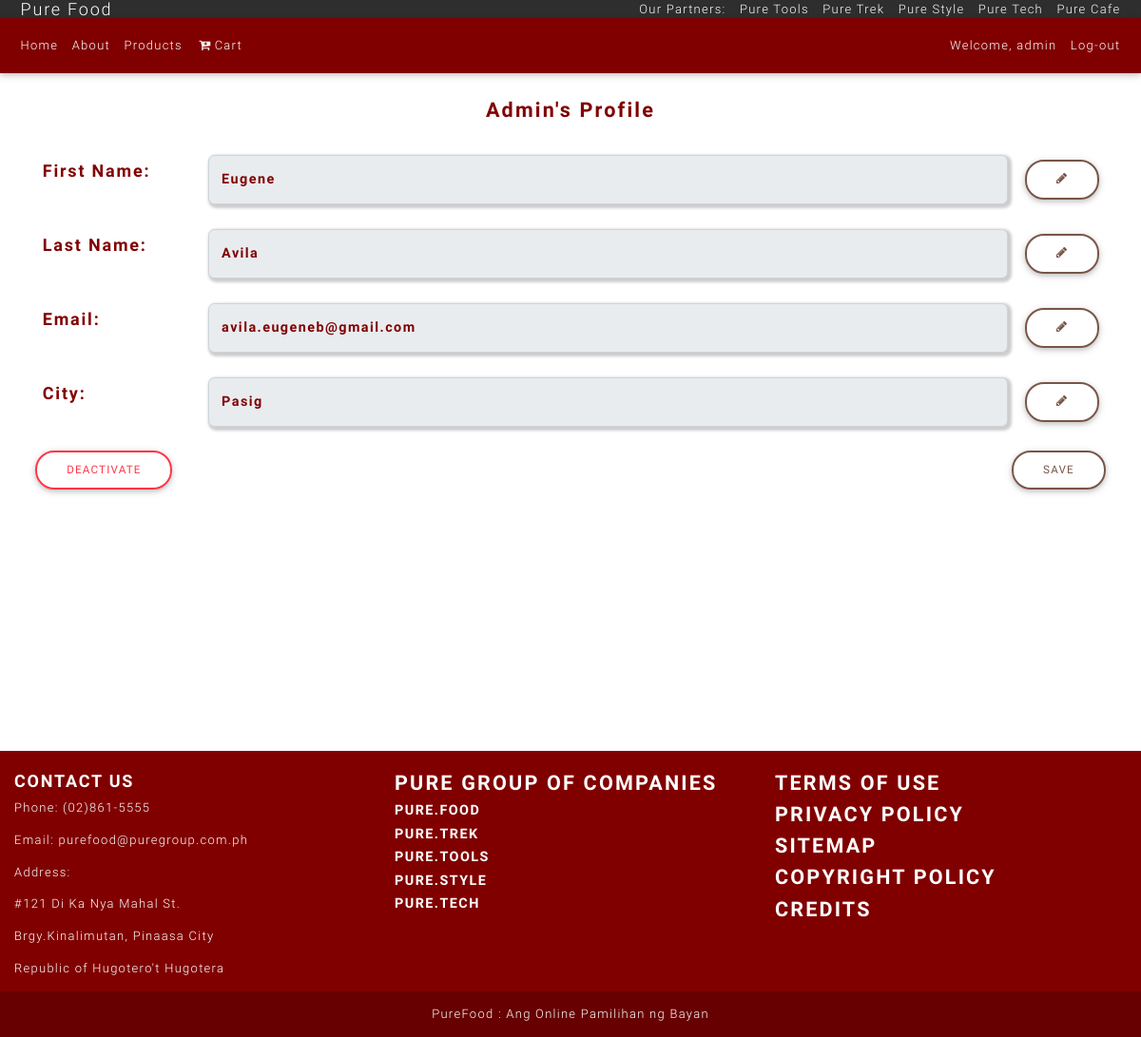
The app's page /profile.php (signed in) with its own data.
### tables this page shows
CREATE TABLE `users` (
  `id` int(11) NOT NULL,
  `userFirstName` varchar(255) DEFAULT NULL,
  `userLastName` varchar(255) DEFAULT NULL,
  `userUid` varchar(255) NOT NULL,
  `userEmail` varchar(255) NOT NULL,
  `userPassword` varchar(255) NOT NULL,
  `userStreet` varchar(255) DEFAULT NULL,
  `userBrgy` varchar(255) DEFAULT NULL,
  `userCity` varchar(255) DEFAULT NULL,
  `userRole` int(11) NOT NULL DEFAULT '2',
  `userStatus` int(11) NOT NULL DEFAULT '1'
);

### profile.php (the view, shortened to what this page needs)
<?php
require_once './partials/heading.php';
require_once './lib/connect.php';
$user = $_SESSION['user'];
$user_qry = "SELECT * FROM users WHERE userUid = '$user'";
$result_user = mysqli_query($conn,$user_qry);
$userinfo = mysqli_fetch_assoc($result_user);
?>
<main class="content">
	<?php
	require_once './partials/navbar.php';
	?>
	<div class="grid profile">
		<p class="h4 text-center mb-4 p-head" data-userid ="<?= $userinfo['id']?>"><?= $userinfo['userUid']?>'s Profile</p>
		<div class="grid userinfo">
			<div class="grid userdetail">
				<h5 class="grid">First Name:</h5>
				<input type="text" name="userFirstName" value="<?= $userinfo['userFirstName']; ?>" readonly class="form-control nice-border" placeholder="Click the pencil to edit" id="userFirstNameinput">
				<button type="button" class="btn btn-outline-brown waves-effect userFirstNamebtn"><i class="fa fa-pencil" aria-hidden="true"></i></button>
			</div>
			<div class="grid userdetail">
				<h5 class="grid">Last Name:</h5>
				<input type="text" name="userLastName" value="<?= $userinfo['userLastName']; ?>" readonly class="form-control nice-border" placeholder="Click the pencil to edit"
					id="userLastNameinput">
				<button type="button" class="btn btn-outline-brown waves-effect userLastNamebtn"><i class="fa fa-pencil" aria-hidden="true"></i></button>
			</div>
			<div class="grid userdetail">
				<h5 class="grid">Email:</h5>
				<input type="email" name="userEmail" value="<?= $userinfo['userEmail']; ?>" readonly class="form-control nice-border" placeholder="Click the pencil to edit" id="userEmailinput">
				<button type="button" class="btn btn-outline-brown waves-effect userEmailbtn"><i class="fa fa-pencil" aria-hidden="true"></i></button>
			</div>
			<div class="grid userdetail">
				<h5 class="grid">City:</h5>
				<input type="text" name="userCity" value="<?= $userinfo['userCity']; ?>" readonly class="form-control nice-border" placeholder="Click the pencil to edit" id="userCityinput">
				<button type="button" class="btn btn-outline-brown waves-effect userCitybtn"><i class="fa fa-pencil" aria-hidden="true"></i></button>
			</div>
		</div>
		<div class="grid buttons">
		<button type="button" class="btn btn-outline-danger waves-effect deactivate" data-toggle="modal" data-target="#deactivate-account">Deactivate</button>
		<button type="button" class="btn btn-outline-brown waves-effect profilesave">Save</button>
		</div>
	</div>
</main>
<?php
require_once './partials/footer.php';
?>

### assets/css/style.css (style rules this page uses)
:root { --theme-color: maroon; --vh: 0.8vh; --vw: 0.8vw; --scolor: green; --fcolor: red; --transparent: rgba(0,0,0,0.2); --2fr: repeat(2,1fr); --3fr: repeat(3,1fr); --4fr: repeat(4,1fr); --5fr: repeat(5,1fr); --circle: 50%; --pxvalues: 2px 2px 3px 2px; }
* { margin: 0; padding: 0; letter-spacing: 0.1em; font-size: 0.9rem; box-sizing: border-box; }
h1,h2,h3,h4,h5,h6,p.h4 { text-transform: capitalize; font-weight: bold; }
h4.catname, div.itemhead > h6, .grid.cart h4, .grid.cart h5, .grid.btshop, .grid.checkcont h2, .grid.checkcont h4, .form-control, main.content h5, p.p-head { color: var(--theme-color); }
.btn { background: var(--theme-color); }
.grid { display: grid; padding: var(--vh); }
.nice-border { border-radius: var(--vh); outline: 0; box-shadow: var(--pxvalues) var(--transparent); }
main.content { min-height: calc(var(--vh)*120); }
.form-control { font-weight: bold; padding: calc(var(--vh)*2); }
.grid.profile { padding: calc(var(--vh)*4); align-items: center; }
.grid.userinfo { grid-gap: calc(var(--vh)*2); }
.grid.userinfo .grid.userdetail { grid-template-columns: 2fr 10fr auto; grid-gap: calc(var(--vh)*2); }
.grid.userinfo .grid.userdetail button { border-radius: 20px; }
.grid.buttons { grid-template-columns: auto auto; }
.grid.buttons button { border-radius: 20px; }
.grid.buttons .deactivate { justify-self: start; }
.grid.buttons .profilesave { justify-self: end; }

### records on screen
users: userUid "Admin", userFirstName "Eugene", userLastName "Avila", userEmail "avila.eugeneb@gmail.com", userCity "Pasig"

### other values on screen
$_SESSION['user'] "admin"
